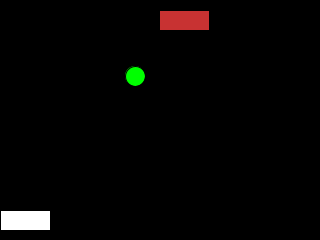
Frame 1 (no input)
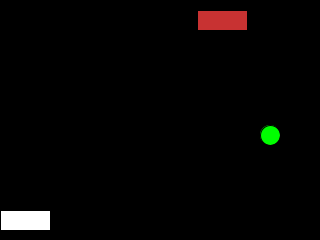
Frame 60 (the mouse pressed at the canvas centre just before this capture)
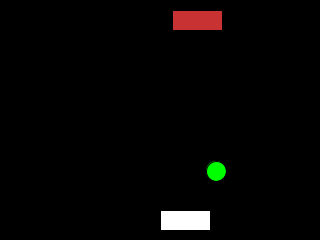
Frame 120 (the mouse held since frame 60 and released just before this capture)

The Processing sketch that drew these frames (run headless with seeded random() and noise(); from frame 60 on, the mouse is pressed at the canvas centre):

// Processing sketch: pong_pde
// ── pong_pde.pde
// Constants
final int SCREENX = 320;
final int SCREENY = 240;
final int PADDLEHEIGHT = 20;  // Increased for better collision detection
final int PADDLEWIDTH = 50;
final int MARGIN = 10;
final int RESET_DELAY = 2000;

// Player Class (for both human and computer)
class Player {
  int xpos, ypos;
  color paddlecolor;
  
  Player(int screen_y, color pColor) {
    xpos = SCREENX / 2;
    ypos = screen_y;
    paddlecolor = pColor;
  }
  
  void move(int x) {
    xpos = constrain(x, 0, SCREENX - PADDLEWIDTH);
  }

  // Move Computer Player - follows the ball with a 1-pixel adjustment
  void moveComputer(int ballX) {
    if (xpos + PADDLEWIDTH / 2 < ballX) {
      xpos += computerSpeed; // Move right
    } else if (xpos + PADDLEWIDTH / 2 > ballX) {
      xpos -= computerSpeed; // Move left
    }
    xpos = constrain(xpos, 0, SCREENX - PADDLEWIDTH); // Prevent going off-screen
  }
  
  void draw() {
    fill(paddlecolor);
    rect(xpos, ypos, PADDLEWIDTH, PADDLEHEIGHT);
  }
}

// Ball Class
class Ball {
  float x, y, dx, dy;
  int radius;
  color ballColor = color(0, 255, 0);
  
  Ball() {
    x = random(SCREENX / 4, SCREENX / 2);
    y = random(SCREENY / 4, SCREENY / 2);
    dx = random(1,4); 
    dy = ballSpeed;
    radius = 5;
  }
  
  void move() {
    x += dx;
    y += dy;
  }
  
  void draw() {
    fill(ballColor);
    ellipse(int(x), int(y), radius * 2, radius * 2);
  }
  
  void collide(Player tPlayer) {
    if (y + radius >= tPlayer.ypos && 
        y - radius < tPlayer.ypos + PADDLEHEIGHT && 
        x + radius >= tPlayer.xpos && 
        x - radius <= tPlayer.xpos + PADDLEWIDTH) {
      dy = -dy;
      computerSpeed += 0.5;
      ballSpeed += 0.5;
      //println("Collided with player!");
    }
  }

  void collideComputer(Player cPlayer) {
    if (y - radius <= cPlayer.ypos + PADDLEHEIGHT && 
        y + radius > cPlayer.ypos && 
        x + radius >= cPlayer.xpos && 
        x - radius <= cPlayer.xpos + PADDLEWIDTH) {
      dy = -dy;
      //println("Collided with computer!");
    }
  }
  
  void collideWalls() {
    if (x - radius <= 0 || x + radius >= SCREENX) {
      dx = -dx;
    }
    if (y - radius <= 0) {
      points++;
      println("You win! you have " + points + " points!");
      reset();
    }
    if (y + radius >= SCREENY) {
      lives--;
      println("You lose! you have " + lives + " lives left!");
      reset();
    }
  }
}

// Global Variables
Player thePlayer;  // Human controlled player
Player computerPlayer; // Computer controlled player
Ball theBall;

int points = 0; // Points variable
int lives = 3; // Lives variable

float computerSpeed = 1;
float ballSpeed = 1;

// Settings function
void settings() {
  size(SCREENX, SCREENY);
}

// Resest function
void reset() {
  println("Restarting round...");
  delay(RESET_DELAY);
  
  // Reset ball to the center
  theBall.x = SCREENX / 2;
  theBall.y = SCREENY / 2;
  
  // Randomize new ball movement direction
  theBall.dx = random(1,4) * random(1,-1);
  theBall.dy = 3 * random(1,-1);
}

// Game restart
void mousePressed() {
  println("New Game!");
  
  // Reset global variables
  points = 0;
  lives = 3;
  
  // Recreate the ball
  theBall = new Ball();
  
  delay(RESET_DELAY);
  
  // Restart the game loop
  loop();
}


// Setup function
void setup() {
  thePlayer = new Player(SCREENY - MARGIN - PADDLEHEIGHT, color(255, 255, 255)); // Human Player
  computerPlayer = new Player(MARGIN, color(200, 50, 50)); // AI Player at the top
  theBall = new Ball();
  ellipseMode(RADIUS);
  textSize(16);
  fill(255);
}

// Draw function
void draw() {
  background(0);
  
  textSize(32);
  
  thePlayer.move(mouseX); // Move human player
  computerPlayer.moveComputer(int(theBall.x)); // Move AI player
  
  theBall.move();
  theBall.collide(thePlayer);
  theBall.collideComputer(computerPlayer);
  theBall.collideWalls();
  
  thePlayer.draw();
  computerPlayer.draw();
  theBall.draw();
  
  if (points == 3) {
    fill(255,255,255);
    background(0);
    text("YOU WIN!", (SCREENX/2)-62, (SCREENY/2)+8);
    noLoop();
 } else if (lives == 0) {
     fill(255,0,0);
     background(0);
     text("GAME OVER", (SCREENX/2)-75, (SCREENY/2)+8);
     noLoop();
  } 
}
